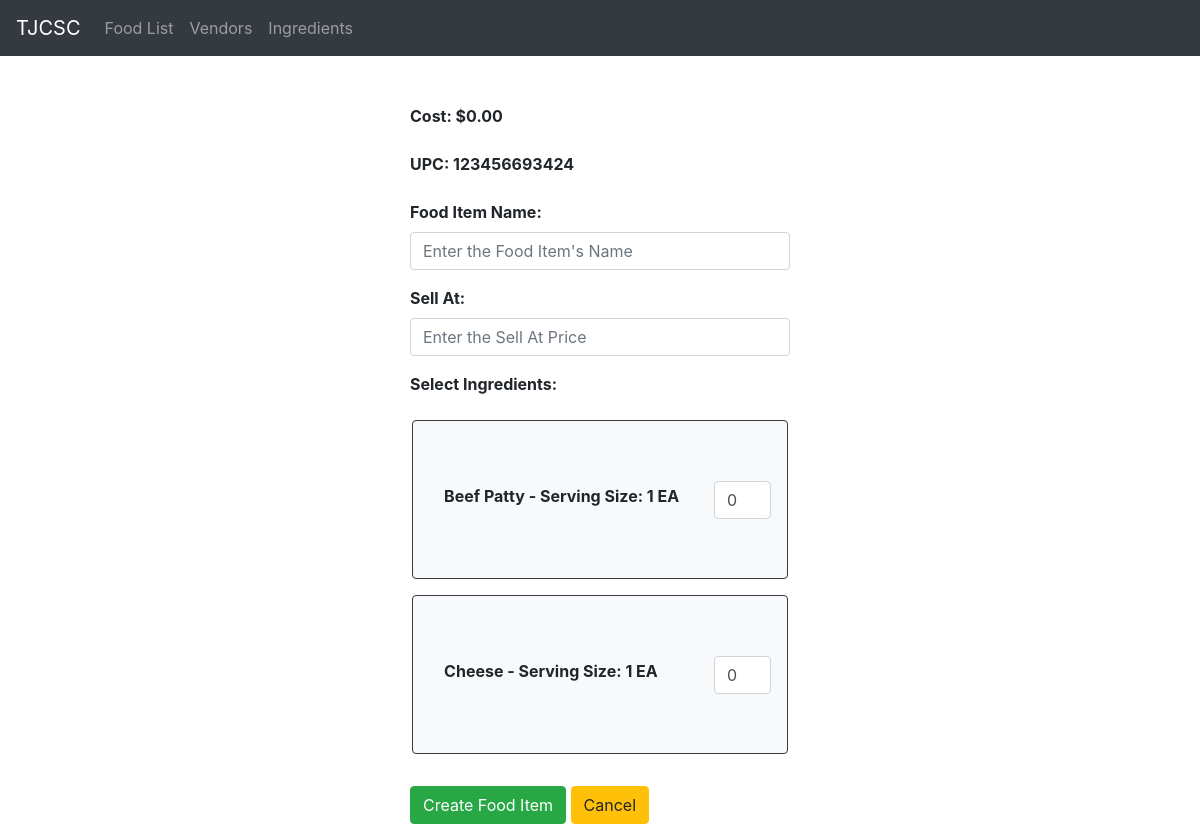
Page /create/ on the earlier database version.
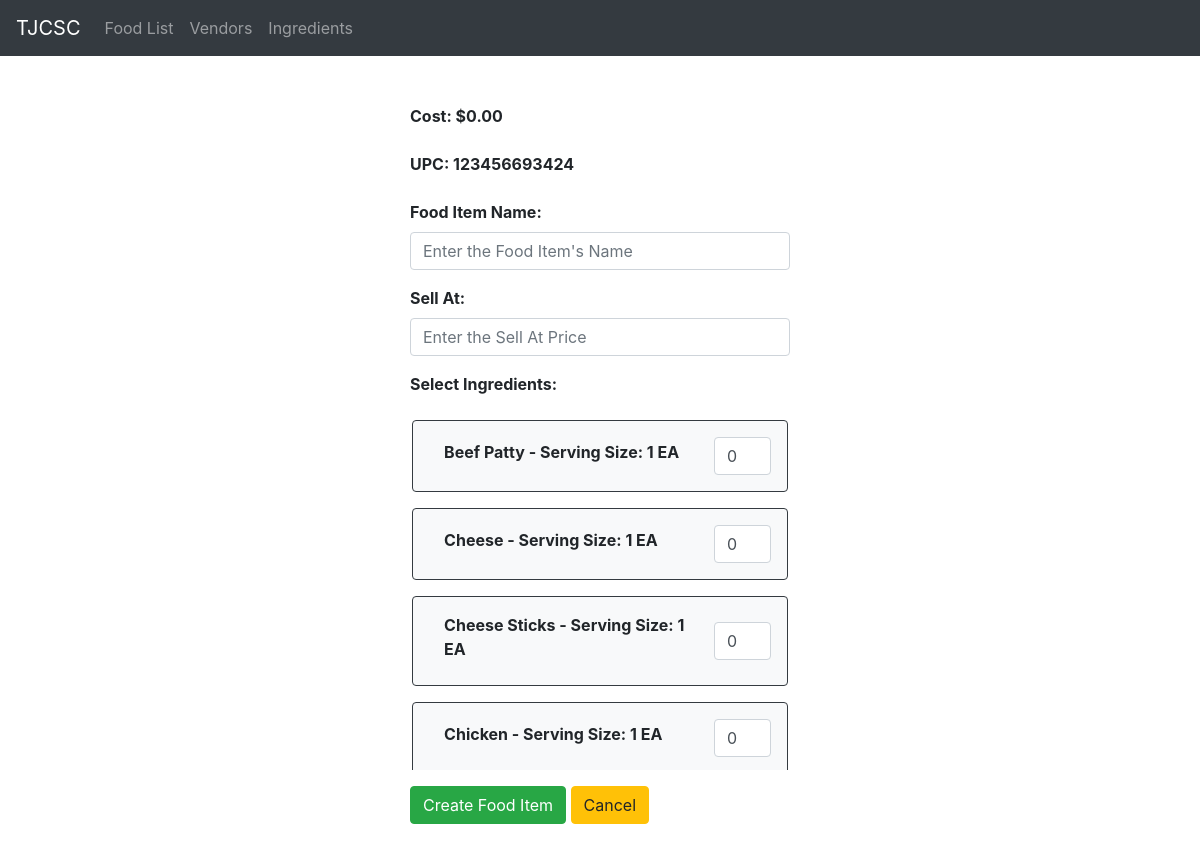
Same page on the later database version.
### ingredients/models.py (models this page shows)
class Ingredient(models.Model):
    ingredient_name = models.CharField(max_length=250)
    ingredient_serving_size = models.IntegerField()
    unit_of_measure = models.ForeignKey(UnitOfMeasure, on_delete = models.CASCADE)
    vendor = models.ForeignKey(Vendor, on_delete= models.CASCADE)
    serving_size_cost = models.DecimalField(default=0.00, max_digits=10, decimal_places=2)

class UnitOfMeasure(models.Model):
    abbr = models.CharField(max_length=2)
    description = models.CharField(max_length=100)

### foodlist/views.py (the view)
# urls.py: path('create/', foodlist_views.create_food_item, name='foodlist-create')
def create_food_item(request):
   random.seed(int(time.time()))
   upc = random.randint(123456000000, 123456999999)
   context = {
      'ingredients' : Ingredient.objects.select_related('unit_of_measure').order_by('ingredient_name'),
      'upc' : upc
   }
   return render(request, 'foodlist/create_fooditem.html', context)

### foodlist/templates/foodlist/create_fooditem.html (shortened to what this page needs)
{% extends "foodlist/base.html" %}
{% block content %}
<div class='row mt-5 d-flex justify-content-center'>
    <div class='col-4'>
        <form method='POST'>
            <div class='form-group'>
                <label id='cost' for='cost' class='font-weight-bold'>Cost: $0.00</label>
            </div>
            <div class='form-group'>
                <label id='upc' for='upc' class='font-weight-bold'>UPC: {{upc}}</label>
            </div>
            <div class='form-group'>
                <label for='food_item_name' class='font-weight-bold'>Food Item Name:</label>
                <input required placeholder="Enter the Food Item's Name" type='text' class='form-control' name ='food_item_name' id='food_item_name'>
            </div>
            <div class='form-group'>
                <label for='sell_at' class='font-weight-bold'>Sell At:</label>
                <input placeholder="Enter the Sell At Price" type='number' min='0.00' step='0.01' class='form-control' name='sell_at' id='sell_at'>
            </div>
            <div class='form-group'>
                <label class='font-weight-bold'>Select Ingredients: </label>
            </div>
            <div class='overflow-auto row justify-content-center mb-3' style="height: 350px;">
                {% for ingredient in ingredients %}
                <div class='form-group border border-dark rounded d-flex d-inline col-11 align-items-center p-3 bg-light w-90 ml-1 mr-1' >
                    <label id='' for='upc' class='font-weight-bold col-10 '>{{ingredient.ingredient_name}} - Serving Size: {{ingredient.ingredient_serving_size}} {{ingredient.unit_of_measure.abbr}} </label>
                    <input onClick="test(this.value, this.data-cost)" value=0 type='number' min=0 class='form-control col-2' name='rep_name' id='rep_name' data-cost='{{ingredient.serving_size_cost}}'>
                </div>
                {% endfor %}
            </div>
            <button type="submit" class="btn btn-success">Create Food Item</button>
            <a class="btn btn-warning" href="{% url 'foodlist-home' %}">Cancel</a>
        </form>
    </div>
</div>
{% endblock %}

Differences in the rows shown:
added Ingredient: ingredient_name "Cheese Sticks", ingredient_serving_size "1", unit_of_measure.abbr "EA"
added Ingredient: ingredient_name "Chicken", ingredient_serving_size "1", unit_of_measure.abbr "EA"
